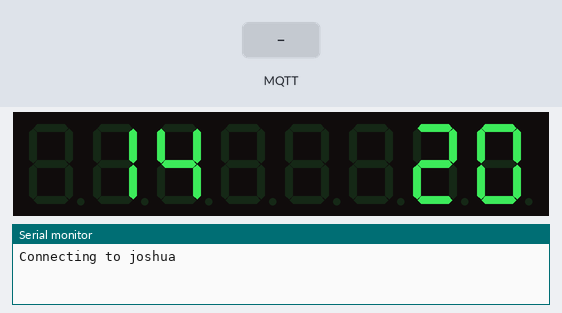
Bench run of a sketch on a simulated Arduino Uno R4 WiFi. Shown: 8-digit seven-segment display, the last lines printed to the serial monitor. The test bench sets the inputs (shaded band). WiFi joins after 1.5 s; servers stay silent unless stated; the local clock reads 2024-03-15 10:24:30 at power-on unless the sketch sets it; random numbers use the default seed unless the sketch sets one; no MQTT or app messages arrive unless stated.

Above: at 0.1 s.
At 7.7 s:
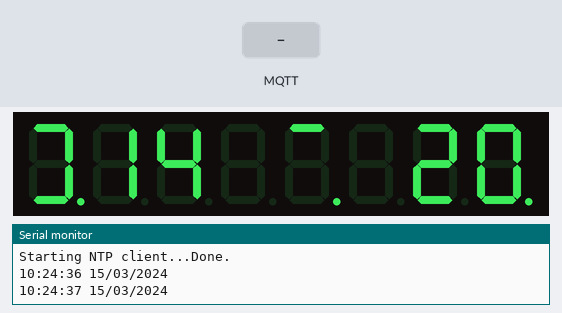
7.8 s: MQTT message "0" arrives on the first subscribed topic
10.8 s: MQTT message "on" arrives on the first subscribed topic
13.8 s: MQTT message "off" arrives on the first subscribed topic
At 18.9 s:
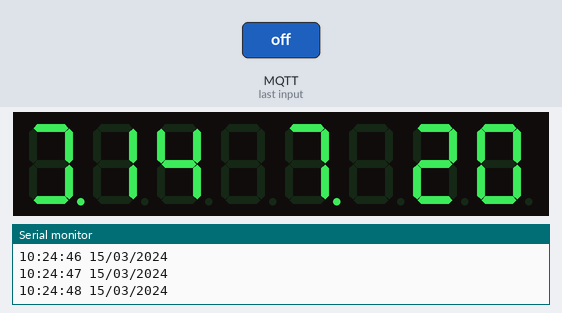
Timing chart, 0 to 20.4 s (numbered marks = the images above; inputs shaded):
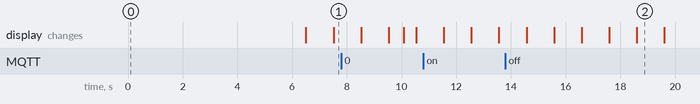

The sketch:

NTPclock.ino
```cpp
// (licence header left out)
#include <ESP8266WiFi.h>  // We need to use the wifi for NTP
#include "LEDHelper.h"
#include "TimeManager.h"
#include "MQTTHelper.h"
#include "Options.cpp"
extern "C" {
  #include "user_interface.h"
}

extern const char WIFI_SSID[];
extern const char WIFI_PASS[];

unsigned long displayLastUpdated = millis();
unsigned long lastTempSend = millis();

#define DISPLAY_UPDATE_FREQUENCY 1000
#define TEMPERATURE_UPDATE_FREQUENCY 60000

// Initial set up routines
void setup() {
  Serial.begin(9600);
  Serial.println();

  LED_Helper.LED_Setup();     //Turn on the LEDS, etc.

  Time_Manager.RTCSetup();    //Restore RTC time immediately to current time
  wifi_station_set_hostname("ESP_Clock");
  connectWifi();              //Then connect to wifi
  Time_Manager.beginNTP();    //Start up NTP Client & time keeping
  MQTT_Helper.connect();
}

// Main program loop
void loop() {
  MQTT_Helper.mqttLoop();
  yield();
  checkTimeUpdate();
  checkTempUpdate();
  delay(50); //saves considerable power & heat
}

// Initial connection to WiFi
// We wait for 5 seconds to connect, but do not block on the connection.
void connectWifi() {
  Serial.print("Connecting to ");
  Serial.println(WIFI_SSID);
  WiFi.begin(WIFI_SSID, WIFI_PASS);
  delay(5000);
}

//Update the clock if need be
void checkTimeUpdate() {
  if (millis() > (displayLastUpdated + DISPLAY_UPDATE_FREQUENCY)) {
    LED_Helper.updateDigits(); //Update the time display
    LED_Helper.updateMisc();   //Update the rest of the display

    Serial.println(NTP.getTimeDateString() );

    displayLastUpdated = millis();
  }
}

//Send temp update if need be
void checkTempUpdate() {
  if (millis() > lastTempSend + TEMPERATURE_UPDATE_FREQUENCY) {
    float temp = Time_Manager.getTemperature();

    char result[8]; // Buffer big enough for 7-character float
    dtostrf(temp, 6, 2, result); // Leave room for too large numbers!
    MQTT_Helper.publishMQTT("home/jroom/clock/temp", result, false);
    lastTempSend = millis();
  }
}
```

LEDHelper.cpp
```cpp
// (licence header left out)
#include "LEDHelper.h"
#include "TimeManager.h"
#include "MQTTHelper.h"

LEDHelper LED_Helper = LEDHelper();

//Called once to turn on the LEDs
void LEDHelper::LED_Setup() {
  LEDs.shutdown(0, false);    //Turn the display on
  set_brightness(brightness); //Just temporary brightness.  Set over MQTT
}

//Set the new brightness, without updating MQTT
void LEDHelper::set_brightness(int new_brightness) {
  brightness = new_brightness;
  LEDs.setIntensity(0, brightness);
}

//Set the new brightness & updates MQTT
void LEDHelper::set_brightness_update(int new_brightness) {
  if (new_brightness != brightness) {
    char str[10];
    sprintf(str, "%d", new_brightness);
    MQTT_Helper.publishMQTT("home/jroom/clock/brightness", str, true);
  }
  set_brightness(new_brightness); //This may not be needed
}

// Handles updating the primary 7-segment display
void LEDHelper::updateDigits() {
  int theHour = Time_Manager.getHours();
  //If the hour is less than 10, display an empty far left digit
  if ((theHour / 10) == 0) {
    LEDs.setChar(0, 6, ' ', false);
  }
  //Otherwise, normal hour digit
  else {
    LEDs.setChar(0, 6, (theHour / 10), false);
  }
  LEDs.setChar(0, 0, (theHour % 10), false);
  LEDs.setChar(0, 1, (minute() / 10), false);
  LEDs.setChar(0, 5, (minute() % 10), false);
}

// This is misc stuff that may need updated.  Called once per second
void LEDHelper::updateMisc() {
  int portion = (second() / 6) + 1; //get the number of bars that should be lit
  setBar(portion);                  //and then set them

  //Every other second....
  if (second() % 2 == 1) {
    //Turn second flasher on
    LEDs.setLed(0,0,0, true);
  } else {
    //Turn second flasher off
    LEDs.setLed(0,0,0, false);
  }
}

// Controlls a 10-segment LED bargraph
// int bars: 0-10 number of bars that should be on
void LEDHelper::setBar(int bars) {
  bool segment[10] = {false, false, false, false, false, false, false, false, false, false};
  for (int i=0; i<bars; i++) { //set true up to the number of bars
    segment[i] = true;
  }

  for (int i = 0; i<5; i++) {           //Set the LEDs
    LEDs.setLed(0, 7, i, segment[i]);     //0-4
    LEDs.setLed(0, 3, i, segment[i + 5]); //5-9
  }
}
```

LEDHelper.h
```cpp
// (licence header left out)
#ifndef __LEDHelper_H__
#define __LEDHelper_H__

#include <LedControl.h>   // MAX7219 display control library

class LEDHelper
{
  int brightness = 7;
  LedControl LEDs = LedControl(D5,D6,D7,1); // Initialize MAX7219
  void setBar(int bars);

public:
  void LED_Setup();
  void set_brightness(int brightness);
  void set_brightness_update(int new_brightness);
  void updateDigits();
  void updateMisc();
};

extern LEDHelper LED_Helper;

#endif //__LEDHelper_H__
```

MQTTHelper.cpp
```cpp
// (licence header left out)
#include "MQTTHelper.h"
#include "LEDHelper.h"

//---------------------------------------------------------//
//            CONFIGURE YOUR MQTT SERVER HERE              //
//---------------------------------------------------------//
const IPAddress MQTT_SERVER(10, 0, 0, 44);                 //
const int       MQTT_RECONNECT_TIME = 10000;               //
//---------------------------------------------------------//

MQTTHelper MQTT_Helper = MQTTHelper();

// Needs to be called by the main program loop frequently.
// Makes sure we are still connected, and check for any new subscription replies.
void MQTTHelper::mqttLoop() {
  if (!mqttClient.connected()) {
    reconnect();
  }
  mqttClient.loop();
}

// Technically, just configures the connection.
// reconnect() technically does the connecting
void MQTTHelper::connect() {
  mqttClient = PubSubClient(espClient);
  mqttClient.setServer(MQTT_SERVER, 1883);
  mqttClient.setCallback(MQTTCallbackShim);
}

// Tries to reconnect MQTT, but only if it hasn't tried in the last MQTT_RECONNECT_TIME seconds...
void MQTTHelper::reconnect() {
  if (millis() > lastMQTTReconnect + MQTT_RECONNECT_TIME) {
    Serial.print("Attempting MQTT connection...");
    // Create a random client ID
    String clientId = "ESP8266Client-";
    clientId += String(random(0xffff), HEX);
    // Attempt to connect
    if (mqttClient.connect(clientId.c_str())) {
      Serial.println("connected");
      // ... and resubscribe
      mqttClient.subscribe("home/jroom/clock/brightness", 1);
    } else {
      Serial.print("failed, rc=");
      Serial.print(mqttClient.state());
      Serial.println(" try again in MQTT_RECONNECT_TIME seconds");
    }
    lastMQTTReconnect = millis();
  }
}

// Just a shim to allow you to call it via the MQTTHelper object
boolean MQTTHelper::publishMQTT(const char* channel, const char* data, bool retained) {
  mqttClient.publish(channel, data, retained);
}

// This is a horrible hack we have to do because of library limitations
void MQTTCallbackShim(char* topic, byte* payload, unsigned int length) {
  MQTT_Helper.MQTTCallback(topic, payload, length);
}

// This is the method that actually handles the MQTT update
// Here is what i have been using to handle subscriptions. I took it as a snippet from elsewhere but i cannot credit author as i dont have reference!
void MQTTHelper::MQTTCallback(char* topic, byte* payload, unsigned int length) {
  char message_buff[128];   // initialize storage buffer (I haven't tested to this capacity.)
  // create character buffer with ending null terminator (string)
  int i = 0;
  for(i=0; i<length; i++) {
    message_buff[i] = payload[i];
  }
  message_buff[i] = '\0';

  String msgString   = String(message_buff);
  String topicString = String(topic);     //the topic is null-terminated, so we can easily convert it.
  int    msgInt      = msgString.toInt(); //the int version of the message, if conversion is possible.

  Serial.println("Topic:" + topicString);
  Serial.println("Payload: " + msgString);

  if (topicString.equalsIgnoreCase("home/jroom/clock/brightness")) {
    LED_Helper.set_brightness(msgInt);
  }
}
```

MQTTHelper.h
```cpp
// (licence header left out)
#ifndef __MQTTHelper_H__
#define __MQTTHelper_H__

#include <ESP8266WiFi.h>
#include <PubSubClient.h> // MQTT Messaging Library

//Sadly, it can't be a class member, due to limitations in the library
void MQTTCallbackShim(char* topic, byte* payload, unsigned int length);

class MQTTHelper
{
  WiFiClient espClient;
  PubSubClient mqttClient;
  unsigned long lastMQTTReconnect;

public:
  void mqttLoop();
  void connect();
  void reconnect();
  boolean publishMQTT(const char* channel, const char* data, bool retained);
  boolean subscribeTopic(char* topic, int qos);
  void MQTTCallback(char* topic, byte* payload, unsigned int length);
};

extern MQTTHelper MQTT_Helper;

#endif //__MQTTHelper_H__
```

Options.cpp
```cpp
// (licence header left out)
// WiFi settings
const char WIFI_SSID[] = "joshua";  // your network SSID (name)
const char WIFI_PASS[] = "";        // your network password

// OTA settings
const char OTA_PASS[] = "21232f297a57a5a743894a0e4a801fc3";
```

TimeManager.cpp
```cpp
// (licence header left out)
#include "TimeManager.h"
#include "LEDHelper.h"

#include <DS3232RTC.h>    // RTC Library
#include <TimeLib.h>      // Must be included AFTER DS3232RTC!!!
#include <Wire.h>         // Included here so that Arduino library object file references work

TimeManager Time_Manager = TimeManager();

// Set up the RTC.  Also loads RTC time to get time faster
void TimeManager::RTCSetup() {
  time_t RTCTime = RTC.get();   //Get RTC time
  setTime(RTCTime);             //Set it as current time
  RTC.squareWave(SQWAVE_NONE);  //Never assume the RTC was last configured by you, so just clear them to your needed state
  LED_Helper.updateDigits();    //Force update of display while loop() not running
}

// Initial set up of NTP
void TimeManager::beginNTP() {
  Serial.print("Starting NTP client...");
  NTP.begin("pool.ntp.org", -8, true);    //-8 is pacific time, true means dst
  NTP.setInterval(86400);                 //every 24 hours

  //Called on NTP update.
  NTP.onNTPSyncEvent([](NTPSyncEvent_t ntpEvent) {
    if (ntpEvent == 0) {
      Serial.print(NTP.getTimeDateString(NTP.getLastNTPSync()));
      Serial.println(" NTP UPDATE!");
      RTC.set(NTP.getLastNTPSync());
    }
  });

  Serial.println("Done.");
}

// Enables or Disables military time
void TimeManager::setMilitary(boolean military) {
  if (military != militaryTime) {
    //update MQTT
  }
  militaryTime = military;
}

// Return the current hour, depending on the military time setting
int TimeManager::getHours() {
  //If non-military time & 13-23 time, subtract 12 to get real hours...
  if (!militaryTime && hour() > 12)
    return hour() - 12;
  //If non-military time & 0, set hour to 12...
  else if (!militaryTime && hour() == 0)
    return 12;
  else
    return hour();
}

// gets the temperature from the RTC.  Also does unit conversion
float TimeManager::getTemperature() {
  int temp = RTC.temperature();
  float tempC = temp / 4.0;
  float tempF = tempC * 9.0 / 5.0 + 32.0;

  if (fahrenheit)
    return tempF;
  else
    return tempC;
}
```

TimeManager.h
```cpp
// (licence header left out)
#ifndef __TimeManager_H__
#define __TimeManager_H__

#include <TimeLib.h>      // This library helps with easy time-keeping
#include <NtpClientLib.h> // The NTP library

class TimeManager
{
  bool militaryTime = false;
  bool fahrenheit = true;

public:
  void beginNTP();
  void RTCSetup();
  void setMilitary(boolean military);
  float getTemperature();
  int getHours();
};

extern TimeManager Time_Manager;

#endif //__TimeManager_H__
```
